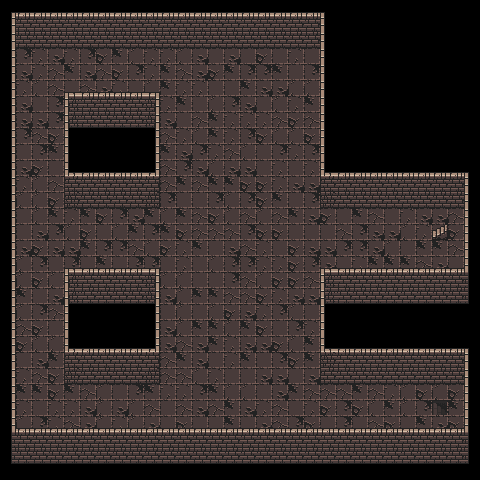

The image is a tile-based game level rendered from a .tmx file. Its description and source (layers, tilesets, objects; grid data summarised) follow:
An orthogonal 30x30 tile map with 16x16 px tiles, 3 tile layers (back, back_over, over) and 311 objects.

<map version="1.10" tiledversion="1.10.1" orientation="orthogonal" renderorder="right-down" width="30" height="30" tilewidth="16" tileheight="16" infinite="0" nextlayerid="5" nextobjectid="373">
 <tileset firstgid="1" name="tileset" tilewidth="16" tileheight="16" tilecount="2880" columns="64">
  <image source="tileset.png" width="1024" height="720" />
 </tileset>
 <layer id="1" name="back" width="30" height="30">
  <data>[900 cells, 484 non-empty, 13 distinct tile ids]</data>
 </layer>
 <layer id="2" name="back_over" width="30" height="30">
  <data>[900 cells, 1 non-empty, 1 distinct tile ids]</data>
 </layer>
 <layer id="3" name="over" width="30" height="30">
  <data>[900 cells, 311 non-empty, 17 distinct tile ids]</data>
 </layer>
 <objectgroup id="4" name="wall">
  <object id="1" x="0" y="48" width="16" height="16" />
  <object id="2" x="0" y="64" width="16" height="16" />
  <object id="3" x="0" y="80" width="16" height="16" />
  <object id="4" x="0" y="96" width="16" height="16" />
  <object id="5" x="0" y="112" width="16" height="16" />
  <object id="6" x="0" y="128" width="16" height="16" />
  <object id="7" x="0" y="144" width="16" height="16" />
  <object id="8" x="0" y="160" width="16" height="16" />
  <object id="9" x="0" y="176" width="16" height="16" />
  <object id="10" x="0" y="192" width="16" height="16" />
  <object id="11" x="0" y="208" width="16" height="16" />
  <object id="12" x="0" y="224" width="16" height="16" />
  <object id="13" x="0" y="240" width="16" height="16" />
  <object id="14" x="0" y="256" width="16" height="16" />
  <object id="15" x="0" y="272" width="16" height="16" />
  <object id="16" x="0" y="288" width="16" height="16" />
  <object id="17" x="0" y="304" width="16" height="16" />
  <object id="18" x="0" y="320" width="16" height="16" />
  <object id="19" x="0" y="336" width="16" height="16" />
  <object id="20" x="0" y="352" width="16" height="16" />
  <object id="21" x="0" y="368" width="16" height="16" />
  <object id="22" x="0" y="384" width="16" height="16" />
  <object id="23" x="0" y="400" width="16" height="16" />
  <object id="24" x="0" y="416" width="16" height="16" />
  <object id="25" x="0" y="0" width="16" height="16" />
  <object id="26" x="0" y="16" width="16" height="16" />
  <object id="27" x="0" y="32" width="16" height="16" />
  <object id="28" x="16" y="0" width="16" height="16" />
  <object id="29" x="16" y="16" width="16" height="16" />
  <object id="30" x="16" y="32" width="16" height="16" />
  <object id="31" x="32" y="0" width="16" height="16" />
  <object id="32" x="32" y="16" width="16" height="16" />
  <object id="33" x="32" y="32" width="16" height="16" />
  <object id="34" x="48" y="0" width="16" height="16" />
  <object id="35" x="48" y="16" width="16" height="16" />
  <object id="36" x="48" y="32" width="16" height="16" />
  <object id="49" x="64" y="0" width="16" height="16" />
  <object id="50" x="64" y="16" width="16" height="16" />
  <object id="51" x="64" y="32" width="16" height="16" />
  <object id="52" x="80" y="0" width="16" height="16" />
  <object id="53" x="80" y="16" width="16" height="16" />
  <object id="54" x="80" y="32" width="16" height="16" />
  <object id="55" x="96" y="0" width="16" height="16" />
  <object id="56" x="96" y="16" width="16" height="16" />
  <object id="57" x="96" y="32" width="16" height="16" />
  <object id="58" x="112" y="0" width="16" height="16" />
  <object id="59" x="112" y="16" width="16" height="16" />
  <object id="60" x="112" y="32" width="16" height="16" />
  <object id="61" x="128" y="0" width="16" height="16" />
  <object id="62" x="128" y="16" width="16" height="16" />
  <object id="63" x="128" y="32" width="16" height="16" />
  <object id="64" x="144" y="0" width="16" height="16" />
  <object id="65" x="144" y="16" width="16" height="16" />
  <object id="66" x="144" y="32" width="16" height="16" />
  <object id="67" x="160" y="0" width="16" height="16" />
  <object id="68" x="160" y="16" width="16" height="16" />
  <object id="69" x="160" y="32" width="16" height="16" />
  <object id="70" x="176" y="0" width="16" height="16" />
  <object id="71" x="176" y="16" width="16" height="16" />
  <object id="72" x="176" y="32" width="16" height="16" />
  <object id="73" x="192" y="0" width="16" height="16" />
  <object id="74" x="192" y="16" width="16" height="16" />
  <object id="75" x="192" y="32" width="16" height="16" />
  <object id="76" x="208" y="0" width="16" height="16" />
  <object id="77" x="208" y="16" width="16" height="16" />
  <object id="78" x="208" y="32" width="16" height="16" />
  <object id="79" x="224" y="0" width="16" height="16" />
  <object id="80" x="224" y="16" width="16" height="16" />
  <object id="81" x="224" y="32" width="16" height="16" />
  <object id="82" x="240" y="0" width="16" height="16" />
  <object id="83" x="240" y="16" width="16" height="16" />
  <object id="84" x="240" y="32" width="16" height="16" />
  <object id="85" x="256" y="0" width="16" height="16" />
  <object id="86" x="256" y="16" width="16" height="16" />
  <object id="87" x="256" y="32" width="16" height="16" />
  <object id="88" x="272" y="0" width="16" height="16" />
  <object id="89" x="272" y="16" width="16" height="16" />
  <object id="90" x="272" y="32" width="16" height="16" />
  <object id="91" x="288" y="0" width="16" height="16" />
  <object id="92" x="288" y="16" width="16" height="16" />
  <object id="93" x="288" y="32" width="16" height="16" />
  <object id="94" x="304" y="0" width="16" height="16" />
  <object id="95" x="304" y="16" width="16" height="16" />
  <object id="96" x="304" y="32" width="16" height="16" />
  <object id="97" x="320" y="0" width="16" height="16" />
  <object id="98" x="320" y="16" width="16" height="16" />
  <object id="99" x="320" y="32" width="16" height="16" />
  <object id="100" x="320" y="48" width="16" height="16" />
  <object id="101" x="320" y="64" width="16" height="16" />
  <object id="102" x="320" y="80" width="16" height="16" />
  <object id="103" x="320" y="96" width="16" height="16" />
  <object id="104" x="320" y="112" width="16" height="16" />
  <object id="105" x="320" y="128" width="16" height="16" />
  <object id="106" x="320" y="144" width="16" height="16" />
  <object id="107" x="320" y="160" width="16" height="16" />
  <object id="108" x="320" y="176" width="16" height="16" />
  <object id="109" x="320" y="192" width="16" height="16" />
  <object id="110" x="336" y="160" width="16" height="16" />
  <object id="111" x="336" y="176" width="16" height="16" />
  <object id="112" x="336" y="192" width="16" height="16" />
  <object id="113" x="352" y="160" width="16" height="16" />
  <object id="114" x="352" y="176" width="16" height="16" />
  <object id="115" x="352" y="192" width="16" height="16" />
  <object id="116" x="368" y="160" width="16" height="16" />
  <object id="117" x="368" y="176" width="16" height="16" />
  <object id="118" x="368" y="192" width="16" height="16" />
  <object id="119" x="384" y="160" width="16" height="16" />
  <object id="120" x="384" y="176" width="16" height="16" />
  <object id="121" x="384" y="192" width="16" height="16" />
  <object id="122" x="400" y="160" width="16" height="16" />
  <object id="123" x="400" y="176" width="16" height="16" />
  <object id="124" x="400" y="192" width="16" height="16" />
  <object id="125" x="416" y="160" width="16" height="16" />
  <object id="126" x="416" y="176" width="16" height="16" />
  <object id="127" x="416" y="192" width="16" height="16" />
  <object id="128" x="432" y="160" width="16" height="16" />
  <object id="129" x="432" y="176" width="16" height="16" />
  <object id="130" x="432" y="192" width="16" height="16" />
  </objectgroup>
</map>
<!-- 193 of 311 objects omitted -->
